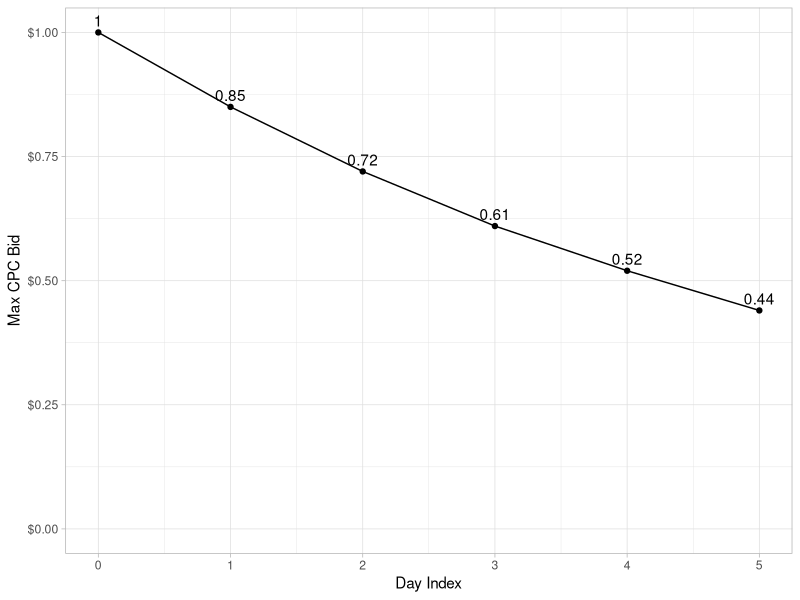
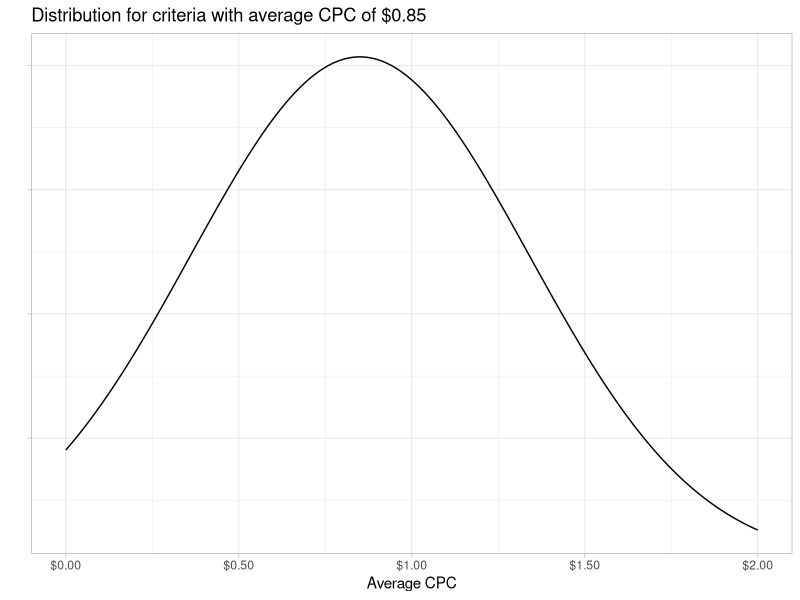
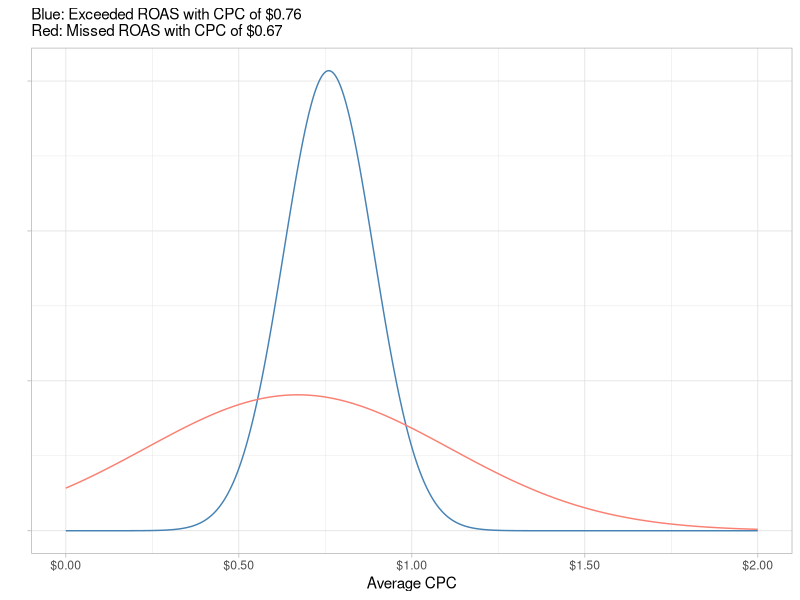
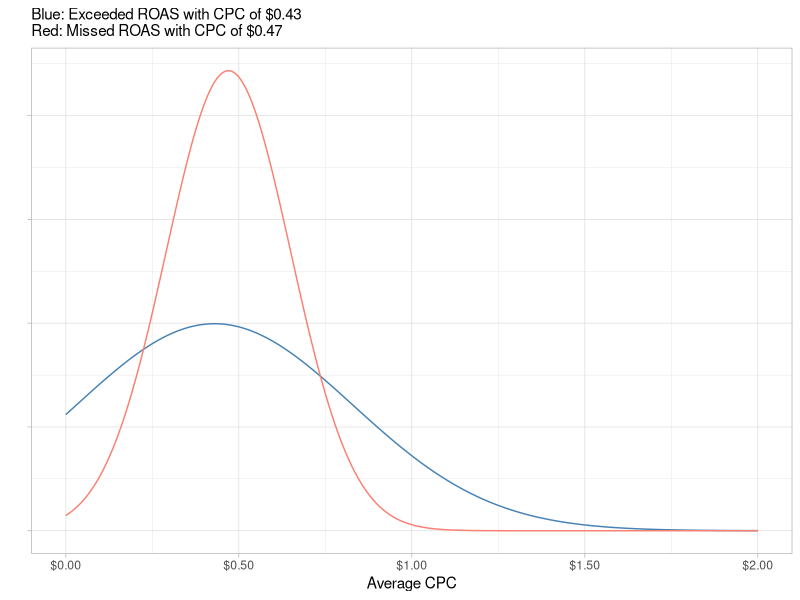

Generate these figures, in order, with R:
## ---- chunk 1
library(ggplot2)
library(scales)
library(dplyr)

cpc_prob <- function(good_cpc, good_sd, bad_cpc, bad_sd){
ggplot(data = data.frame(x = c(0, 2)), aes(x)) +
  stat_function(fun = dnorm, n = 1e3, args = list(mean = good_cpc, sd = good_sd), color = 'steelblue') +
  stat_function(fun = dnorm, n = 1e3, args = list(mean = bad_cpc, sd = bad_sd), color = 'salmon') +
  labs(x = "Average CPC", y = "", 
       subtitle = paste0("Blue: Exceeded ROAS with CPC of $", good_cpc, "\nRed: Missed ROAS with CPC of $", bad_cpc)) +
  scale_x_continuous(labels = dollar_format()) +
  theme_light() +
  theme(axis.text.y = element_blank())
}
## ---- chunk 2
df <- tibble(day_index = seq(0, 5, 1),
             bid = c(1.00, 0.85, 0.72, 0.61, 0.52, 0.44))

df %>% 
  ggplot(aes(day_index, bid, label = bid)) +
  geom_point() +
  geom_line() +
  geom_text(vjust = -0.5) +
  expand_limits(y = 0) +
  scale_y_continuous(labels = dollar_format()) +
  labs(x = "Day Index", y = "Max CPC Bid") +
  theme_light()
## ---- chunk 3
ggplot(data = data.frame(x = c(0, 2)), aes(x)) +
  stat_function(fun = dnorm, n = 1e3, args = list(mean = 0.85, sd = 0.49)) +
  labs(x = "Average CPC", y = "",
       title = "Distribution for criteria with average CPC of $0.85") +
  scale_x_continuous(labels = dollar_format()) +
  theme_light() +
  theme(axis.text.y = element_blank())
## ---- chunk 4
cpc_prob(0.76, 0.13, 0.67, 0.44)
## ---- chunk 5
cpc_prob(0.43, 0.40, 0.47, 0.18)
